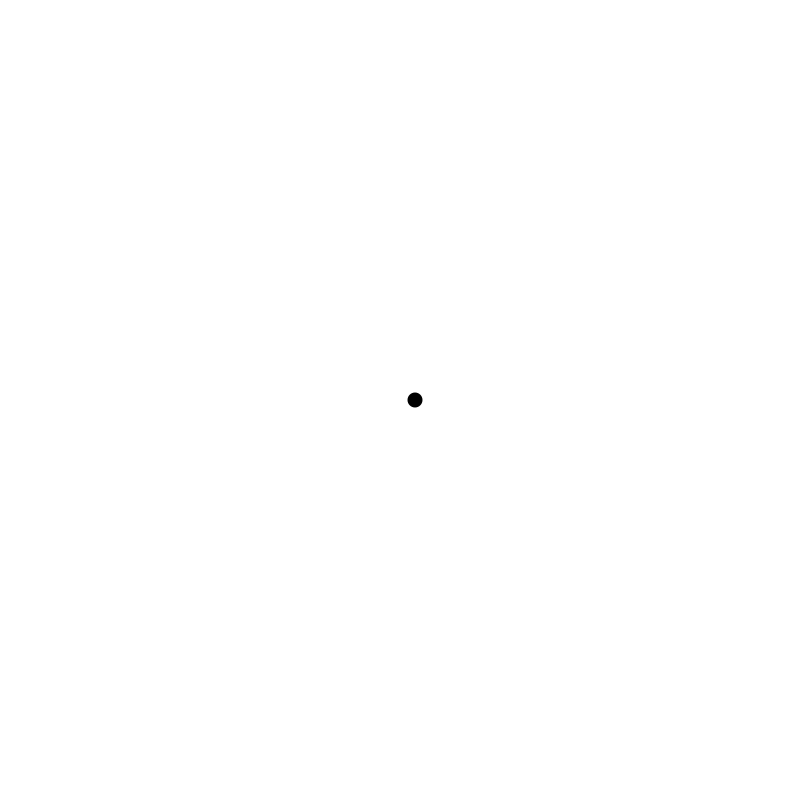
Frame 1 (no input)
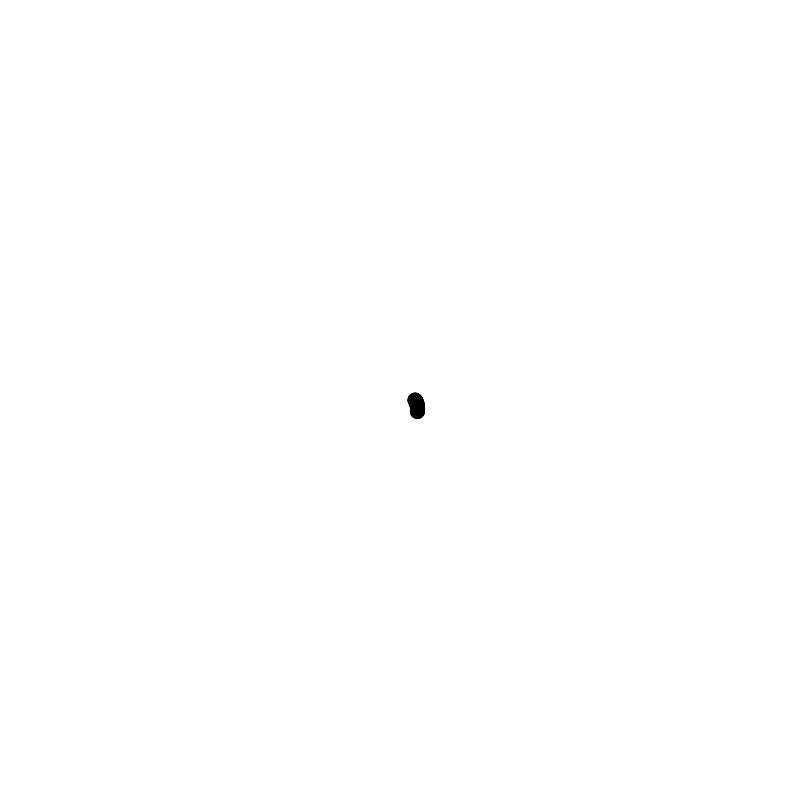
Frame 60 (the mouse pressed at the canvas centre just before this capture)
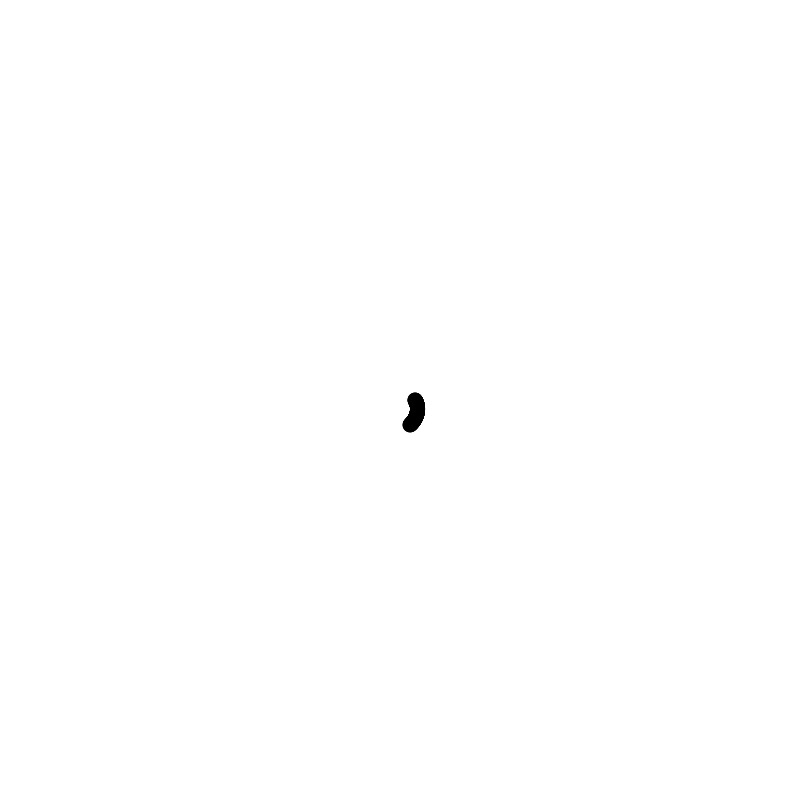
Frame 120 (the mouse held since frame 60 and released just before this capture)

The Processing sketch that drew these frames (run headless with seeded random() and noise(); from frame 60 on, the mouse is pressed at the canvas centre):

// Processing sketch: Spiral
// ── Spiral.pde
float r = 15;
float theta = 0;

void setup() {
    size(800, 800);
    background(255);
    smooth();
}

void draw() {
    float x = r * cos(theta);
    float y = r * sin(theta);

    translate(x, y);
    noStroke();
    fill(0);
    ellipse(width/2, height/2, 15, 15);
    
    r += 0.1;
    theta += 0.01;
}
